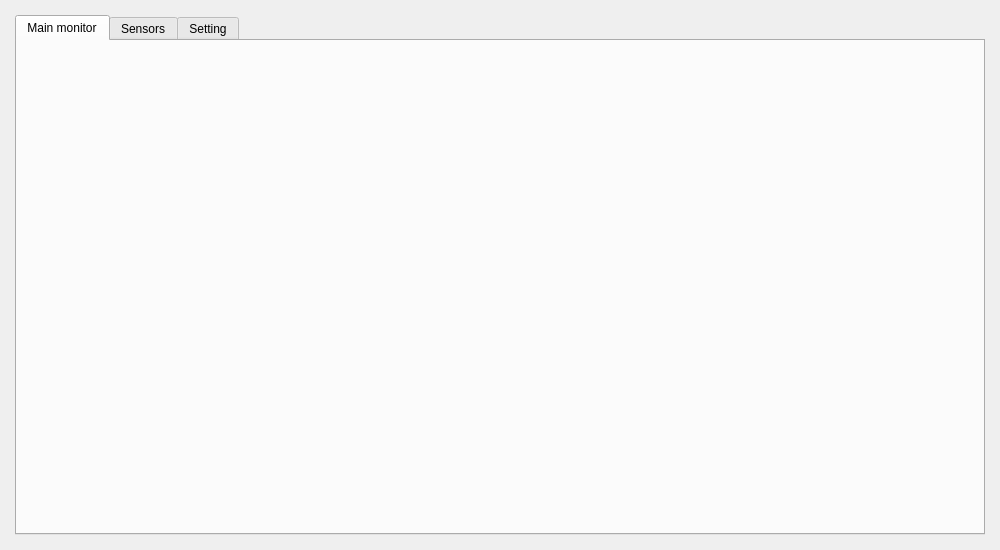
<?xml version="1.0" encoding="UTF-8"?>
<ui version="4.0">
 <class>Dialog</class>
 <widget class="QDialog" name="Dialog">
  <property name="geometry">
   <rect>
    <x>0</x>
    <y>0</y>
    <width>1000</width>
    <height>550</height>
   </rect>
  </property>
  <property name="windowTitle">
   <string>Dialog</string>
  </property>
  <widget class="QTabWidget" name="tabmain">
   <property name="geometry">
    <rect>
     <x>15</x>
     <y>15</y>
     <width>970</width>
     <height>520</height>
    </rect>
   </property>
   <property name="currentIndex">
    <number>0</number>
   </property>
   <widget class="QWidget" name="monitor_tab">
    <property name="font">
     <font>
      <pointsize>11</pointsize>
     </font>
    </property>
    <attribute name="title">
     <string>Main monitor</string>
    </attribute>
   </widget>
   <widget class="QWidget" name="sensors_tab">
    <attribute name="title">
     <string>Sensors</string>
    </attribute>
   </widget>
   <widget class="QWidget" name="setting_tab">
    <attribute name="title">
     <string>Setting</string>
    </attribute>
   </widget>
  </widget>
 </widget>
 <resources/>
 <connections/>
</ui>
